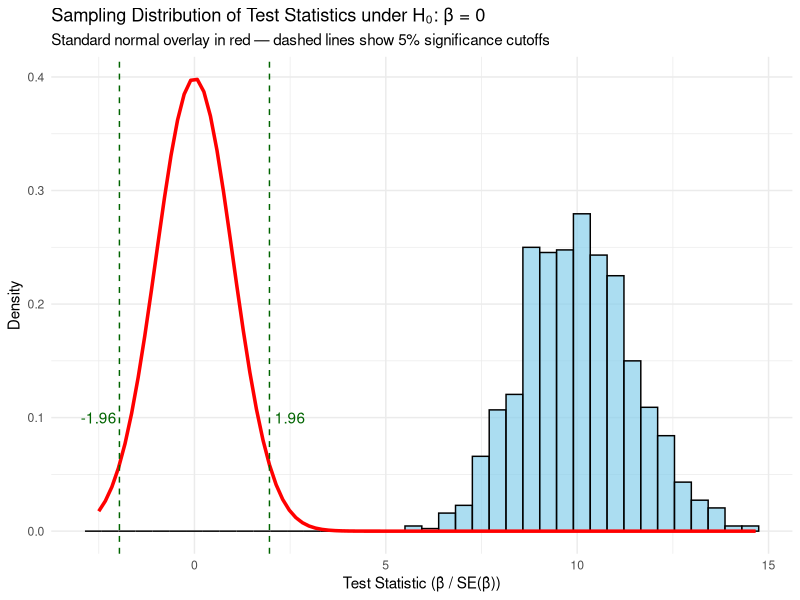

This figure's R source:
# Load packages
library(ggplot2)

# Set seed for reproducibility
set.seed(123)

# Simulation parameters
n <- 100             # sample size per simulation
n_sim <- 1000        # number of simulations
true_beta <- 1       # now there's a real relationship!

# Store test-statistics
z_vals <- numeric(n_sim)

# Simulate under H0: beta = 0
for (i in 1:n_sim) {
  x <- rnorm(n)                     # predictor
  # y <- rnorm(n)                     # outcome (no relationship to x, so beta = 0)
  y <- 2 + true_beta * x + rnorm(n) # Linear relationship with noise
  fit <- lm(y ~ x)
  summary_fit <- summary(fit)
  
  # Extract coefficient and standard error for x
  beta_hat <- summary_fit$coefficients["x", "Estimate"]
  se_beta <- summary_fit$coefficients["x", "Std. Error"]
  
  # Compute z-statistic
  z_vals[i] <- beta_hat / se_beta
}

# Convert to data frame
z_df <- data.frame(z = z_vals)

# Plot the distribution of test statistics
ggplot(z_df, aes(x = z)) +
  geom_histogram(aes(y = ..density..), bins = 40, fill = "skyblue", color = "black", alpha = 0.7) +
  stat_function(fun = dnorm, args = list(mean = 0, sd = 1), color = "red", size = 1.2) +
  geom_vline(xintercept = c(-1.96, 1.96), linetype = "dashed", color = "darkgreen") +
  annotate("text", x = -2.5, y = 0.1, label = "-1.96", color = "darkgreen") +
  annotate("text", x = 2.5, y = 0.1, label = "1.96", color = "darkgreen") +
  labs(title = "Sampling Distribution of Test Statistics under H₀: β = 0",
       subtitle = "Standard normal overlay in red — dashed lines show 5% significance cutoffs",
       x = "Test Statistic (β̂ / SE(β̂))",
       y = "Density") +
  theme_minimal()